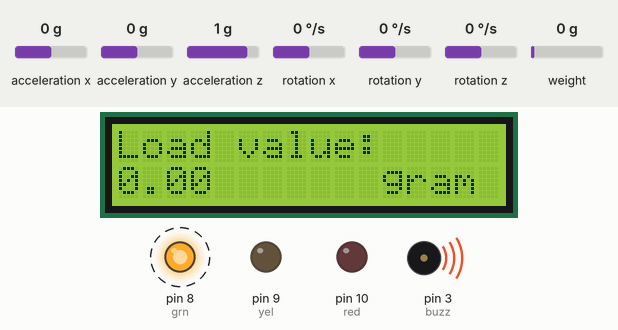
Recording of a sketch running on a simulated Arduino Uno, built with avr-gcc and run on an emulated ATmega328P. On the bench: 16×2 character LCD, output pins drawn as LEDs (lit = HIGH), buzzer (waves = sounding). Dashed ring = blinking. The inputs (shaded band) are chosen by the test bench; at power-on: acceleration x 0 g, weight on the scale 0 g, acceleration y 0 g, acceleration z 1 g, rotation x 0 °/s, rotation y 0 °/s, rotation z 0 °/s. What the sketch prints to the serial monitor is not drawn.

Above: at 12.43 s.
12.7 s: acceleration x set to -0.4 g
At 13.0 s:
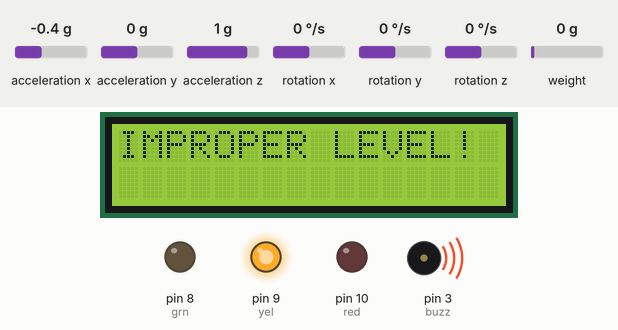
15.1 s: acceleration x set to 0 g
At 15.36 s:
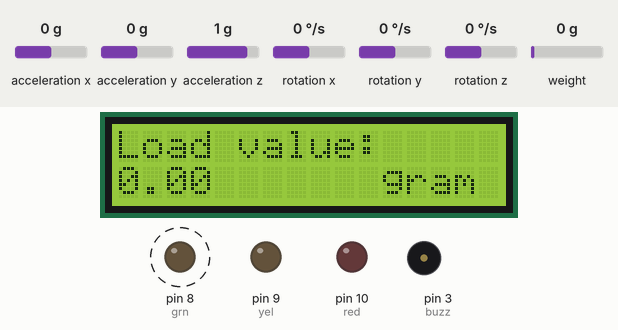
17.5 s: weight on the scale set to 1967 g
At 17.85 s:
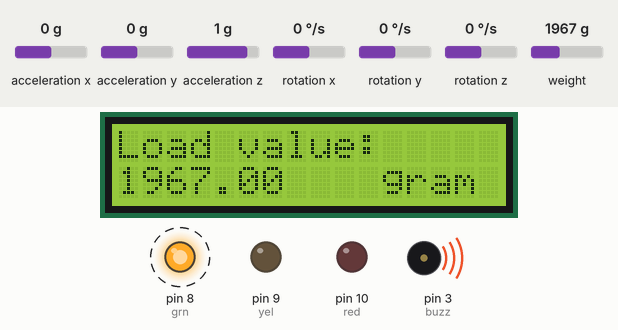
19.3 s: weight on the scale set to 2035 g
At 19.6 s:
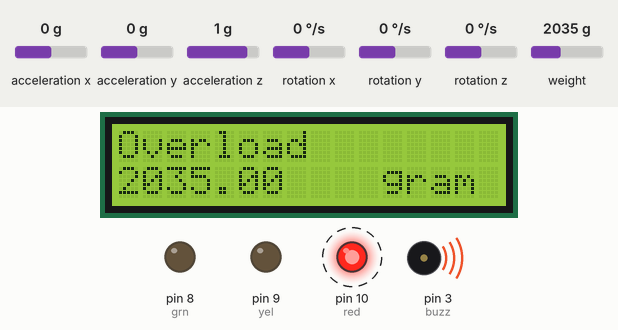
21.7 s: weight on the scale set to 100 g
At 21.88 s:
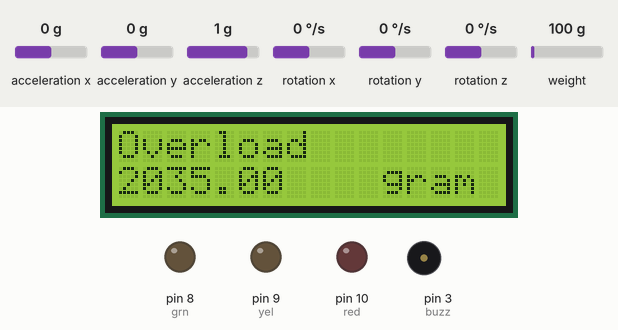
23.4 s: weight on the scale set to 2500 g
At 23.77 s:
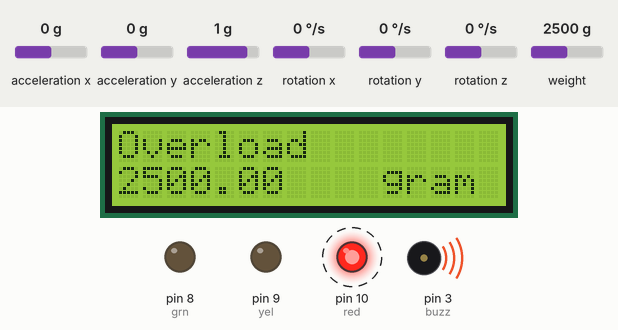
Timing chart, 0 to 27.4 s (numbered marks = the images above; inputs shaded):
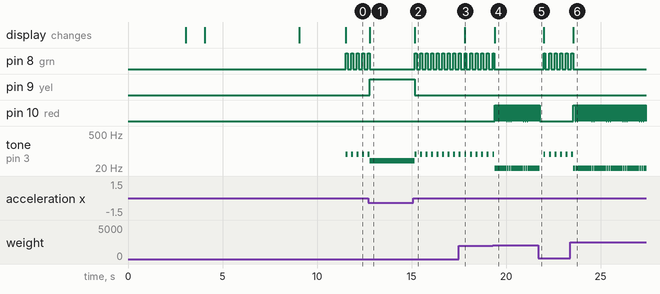

Measured:
- the behaviour switches between -0.2 and -0.3 g on acceleration x (found by bisection; images 0 and 1)
- the behaviour switches between 2000 and 2001 g on weight on the scale (found by bisection; images 3 and 4)
- after the input at 12.7 s, pin 8 (grn): goes on until 12.8 s, then stays LOW; pin 9 (yel): LOW → HIGH after 0.09 s; the display: changes after 0.09 s (image 1)
- after the input at 15.1 s, pin 8 (grn): alternates HIGH for 0.10 s and LOW for 0.19 s, starting after 0.07 s; pin 9 (yel): HIGH → LOW after 0.05 s; tone on pin 3 (buzz): 40 Hz → silent after 0.05 s, then repeats every 0.29 s: 75 Hz 0.10 s, silent 0.19 s; the display: changes after 0.07 s (image 2)
- after the input at 17.5 s, the display: changes after 0.30 s (image 3)
- after the input at 19.3 s, pin 8 (grn): goes on until 19.4 s, then stays LOW; pin 10 (red): alternates HIGH for 0.10 s and LOW for 0.01 s, starting after 0.09 s; tone on pin 3 (buzz): alternates 20 Hz for 0.10 s and silent for 0.01 s, starting after 0.09 s; the display: changes after 0.09 s (image 4)
- after the input at 21.7 s, pin 8 (grn): alternates HIGH for 0.10 s and LOW for 0.19 s, starting after 0.28 s; pin 10 (red): goes on until 21.8 s, then stays LOW; tone on pin 3 (buzz): alternates 75 Hz for 0.10 s and silent for 0.19 s, starting after 0.28 s
- after the input at 23.4 s, pin 8 (grn): goes on until 23.6 s, then stays LOW; pin 10 (red): alternates HIGH for 0.10 s and LOW for 0.01 s, starting after 0.16 s; the display: changes after 0.16 s (image 6)

The sketch:

InbuiltTruckFinalCode.ino
```cpp
//Include LCD and hx711 and other required libraries

#include <MPU6050_tockn.h>
#include <LiquidCrystal.h>
#include <HX711_ADC.h>
#include <EEPROM.h>
#include <Wire.h>


// initialize the library by associating any needed LCD interface pin
// with the arduino pin number it is connected to
const int rs = 12, en = 11, d4 = 7, d5 = 6, d6 = 5, d7 = 4  ;

const int buzz=3, grn=8, yel=9, red=10;                           // declare pins for indication unit

const int data = A2, clk = A1;                                    // pins for hx711
int frequency_r = 20, frequency_y = 40, frequency_g = 75;       //frequency declaration for each color
int buzz_t;

const int eepromAdress = 0;

long t;

//HX711 constructor (dout pin, sck pin):
//LiquidCrystal lcd(pins)


LiquidCrystal lcd(rs, en, d4, d5, d6, d7);

HX711_ADC LoadCell(data, clk);


MPU6050 mpu6050(Wire);

float x,y,z;                                 // variables for each axis representation

void setup() {
  Serial.begin(9600);
  Wire.begin();
  mpu6050.begin();
  lcd.begin(16, 2);
  mpu6050.calcGyroOffsets(true);


 //indication unit pins
  pinMode(yel, OUTPUT);
  pinMode(red, OUTPUT);
  pinMode(grn, OUTPUT);
  //tone(buzz,50);

 lcd.print("MPU INTIALIZE");
 delay(1000);
 lcd.setCursor(0,2);
 lcd.print("DO NOT! MOVE MPU");
 delay(5000);

 lcd.clear();


float calValue;                             // calibration value
  calValue = 110.0;                         // uncomment this if you want to set this value in the sketch
  #if defined(ESP8266)
  //EEPROM.begin(512);                      // uncomment this if you use ESP8266 and want to fetch the value from eeprom
  #endif
  //EEPROM.get(eepromAdress, calValue);     // uncomment this if you want to fetch the value from eeprom

  //Serial.begin(9600); delay(10);
  Serial.println();
  Serial.println("Starting...");
  lcd.print("Starting Load");
  LoadCell.begin();
  long stabilisingtime = 2000;              // tare preciscion can be improved by adding a few seconds of stabilising time
  LoadCell.start(stabilisingtime);
  if(LoadCell.getTareTimeoutFlag()) {
    Serial.println("Tare timeout, check MCU>HX711 wiring and pin designations");
    lcd.print("Check Wiring");
  }
  else {
    LoadCell.setCalFactor(calValue);        // set calibration value (float)
    Serial.println("Startup + tare is complete");
  }


}


void loop() {
  mpu6050.update();
  Serial.print("angleX : ");

  x = mpu6050.getAngleX();
  Serial.print(x);
  Serial.print("\tangleY : ");

 y = mpu6050.getAngleY();
  Serial.print(y);
  Serial.print("\tangleZ : ");
  z = mpu6050.getAngleZ();
  Serial.println(z);

  //improper level part
if((x>15 || x<-15) || (y>15 || y<-15))
  {
    Serial.println("improper angles");
    lcd.clear();
    lcd.print("IMPROPER LEVEL!");
     digitalWrite(yel,HIGH);
tone(buzz,frequency_y,100);
delay(100);
    noTone(buzz);
    digitalWrite(yel,LOW);
    //buzz_y();
    //delay(1000);
    //lcd.clear();
    //lcd.print("x is:" );
    //lcd.setCurser(6,1);
    //lcd.print(x);


    //lcd.print("y is:" );
    //lcd.setCurser(6,2);
    //lcd.print(y);
 }


 else {

  //update() should be called at least as often as HX711 sample rate; >10Hz@10SPS, >80Hz@80SPS
  //use of delay in sketch will reduce effective sample rate (be carefull with use of delay() in the loop)
  LoadCell.update();

  //get smoothed value from data set
  if (millis() > t + 250) {

    float i = LoadCell.getData();
    float load_threshold = 2000;
    Serial.print("Load_cell output val: ");
    Serial.println(i);

    lcd.clear();
    //lcd.setCursor(1,1);
    lcd.print("Load value: ");
    lcd.setCursor(0,2);
    lcd.print(i);
    lcd.setCursor(11,2);
    lcd.print("gram");
    t = millis();

    //buzz_g();
  digitalWrite(grn,HIGH);
tone(buzz,frequency_g,100);
delay(100);
    noTone(buzz);
    digitalWrite(grn,LOW);
  }


//check if overload or  not
float i = LoadCell.getData();
float load_threshold = 2000;
if(i > load_threshold){
  lcd.clear();
  Serial.print("OVERLOAD");
  lcd.print("Overload");
  lcd.setCursor(0,2);
  lcd.print(i);
   lcd.setCursor(11,2);
    lcd.print("gram");
    t = millis();


   digitalWrite(red,HIGH);
tone(buzz,frequency_r,100);
delay(100);
    noTone(buzz);
    digitalWrite(red,LOW);
    //buzz_r();
  }


//  //receive from serial terminal
//  if (Serial.available() > 0) {
//    float i;
//    char inByte = Serial.read();
//    if (inByte == 't') LoadCell.tareNoDelay();
//  }
//
//  //check if last tare operation is complete
//  if (LoadCell.getTareStatus() == true) {
//    Serial.println("Tare complete");
//  }

  }


}

 void buzz_r()
  {
     digitalWrite(red,HIGH);
tone(buzz,frequency_r,100);
delay(100);
    noTone(buzz);
    digitalWrite(red,LOW);

  }


 void buzz_y()
  {

  digitalWrite(yel,HIGH);
tone(buzz,frequency_y,100);
delay(100);
    noTone(buzz);
    digitalWrite(yel,LOW);

  }


 void buzz_g()
  {
   digitalWrite(grn,HIGH);
tone(buzz,frequency_g,100);
delay(100);
    noTone(buzz);
    digitalWrite(grn,LOW);

  }
```
